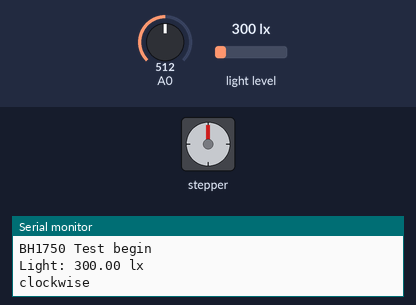
Simulated run of this sketch. Board: Arduino Uno, built with avr-gcc and run on an emulated ATmega328P. Parts: stepper motor, the last lines printed to the serial monitor. The test bench sets the inputs (shaded band); at power-on: A0 = 512, light level 300 lx. Stepper angles assume 2048 steps per turn.

Above: at 0.15 s.
At 12.22 s:
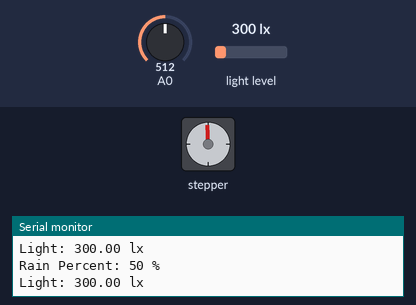
At 22.79 s:
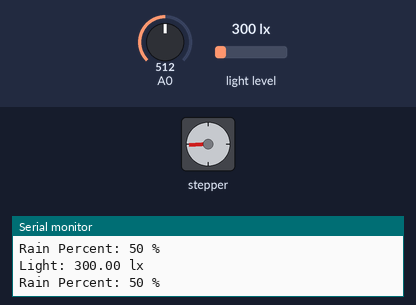
At 24.3 s:
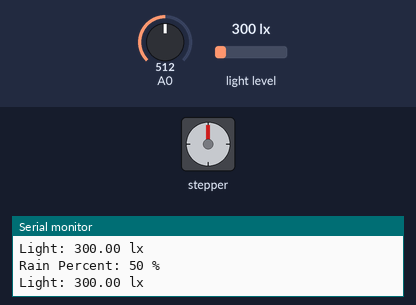
Timing chart, 0 to 25.8 s (numbered marks = the images above):
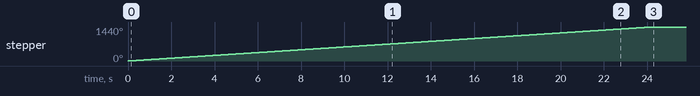

Measured:
- by itself, stepper: turns 1440° clockwise in 24.2 s

The sketch:

final_project.ino
```cpp
#include <Arduino_FreeRTOS.h>
#include <Wire.h>
#include <BH1750.h>
#include <Stepper.h>

void TaskRainSensor(void * pvParameters);
void TaskLightSensor(void * pvParameters);
void TaskStepperMotor(void * pvParameters);

int rainCheck = 0;
int lightCheck = 0;
int clockWise = 0;
int countS = 0;
int rainThresholdValue = 30;
int lightThresholdValue = 500;
BH1750 lightMeter;
int stepsPerRevolution = 2048;
Stepper myStepper = Stepper(stepsPerRevolution, 8, 10, 9, 11);

void setup() {
  Serial.begin(9600);
  xTaskCreate(
    TaskRainSensor
    , "Task Rain"
    , 128
    , NULL
    , 1
    , NULL
  );
  xTaskCreate(
    TaskLightSensor
    , "Task Light"
    , 128
    , NULL
    , 1
    , NULL
  );
  xTaskCreate(
    TaskStepperMotor
    , "Task Stepper"
    , 128
    , NULL
    , 2
    , NULL
  );
  vTaskStartScheduler();
}

void loop()
{}

void TaskRainSensor(void * pvParameters) {
  pinMode(A0, INPUT);
  while (1) {
    int sensorValue = analogRead(A0);
    int percentValue = map(sensorValue,0,1023,100,0);
    Serial.print("Rain Percent: ");
    Serial.print(percentValue);
    Serial.println(" %");
    if (percentValue > rainThresholdValue) {
      rainCheck = 1;
    }
    else {
      rainCheck = 0;
    }
    vTaskDelay(1000 / portTICK_PERIOD_MS);
  }
}

void TaskLightSensor(void * pvParameters) {
  Wire.begin();
  lightMeter.begin();
  Serial.println(F("BH1750 Test begin"));
  while(1){
    float lux = lightMeter.readLightLevel();
    Serial.print("Light: ");
    Serial.print(lux);
    Serial.println(" lx");
    if (lux > lightThresholdValue) {
      lightCheck = 1;
    } else {
      lightCheck = 0;
    }
    vTaskDelay(1000 / portTICK_PERIOD_MS);
  }
}

void TaskStepperMotor(void * pvParameters){
  myStepper.setSpeed(10);
  while(1){
    if(lightCheck == 1 || rainCheck == 1){
      if(clockWise == 0){
        Serial.println("clockwise");
        while(countS < 4){
          myStepper.step(stepsPerRevolution);
          countS++;
        }
        clockWise = 1;
        countS = 0;
      }
    }else{
      if(clockWise == 1){
        Serial.println("counterclockwise");
        while(countS < 4){
          myStepper.step(-stepsPerRevolution);
          countS++;
        }
        clockWise = 0;
        countS = 0;
      }
    }
    vTaskDelay(1000 / portTICK_PERIOD_MS);
  }
}
```
